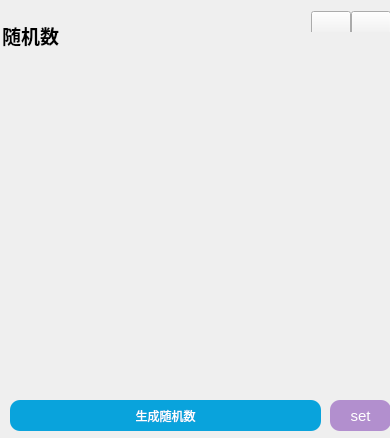
<?xml version="1.0" encoding="UTF-8"?>
<ui version="4.0">
 <class>MainWindow</class>
 <widget class="QDialog" name="MainWindow">
  <property name="geometry">
   <rect>
    <x>0</x>
    <y>0</y>
    <width>390</width>
    <height>438</height>
   </rect>
  </property>
  <property name="windowTitle">
   <string>MainWindow</string>
  </property>
  <property name="styleSheet">
   <string notr="true">#MainWindow {
	/*background-color:rgb(9 , 163 , 220);*/

}</string>
  </property>
  <widget class="QPushButton" name="pushButton_login">
   <property name="geometry">
    <rect>
     <x>10</x>
     <y>400</y>
     <width>311</width>
     <height>31</height>
    </rect>
   </property>
   <property name="sizePolicy">
    <sizepolicy hsizetype="Minimum" vsizetype="Fixed">
     <horstretch>0</horstretch>
     <verstretch>0</verstretch>
    </sizepolicy>
   </property>
   <property name="minimumSize">
    <size>
     <width>0</width>
     <height>25</height>
    </size>
   </property>
   <property name="styleSheet">
    <string notr="true">QPushButton#pushButton_login
{
    color:white;
    background-color:rgb(9 , 163 , 220);
    border-radius:10px;
}

QPushButton#pushButton_login:hover
{
    color:white;
    background-color:rgb(13 , 184, 242);
}

QPushButton#pushButton_login:pressed
{
    color:white;
    background-color:rgb(14 , 135 , 228);
    padding-left:3px;
    padding-top:3px;
}</string>
   </property>
   <property name="text">
    <string>生成随机数</string>
   </property>
  </widget>
  <widget class="QPushButton" name="pushButton_set">
   <property name="geometry">
    <rect>
     <x>330</x>
     <y>400</y>
     <width>61</width>
     <height>31</height>
    </rect>
   </property>
   <property name="sizePolicy">
    <sizepolicy hsizetype="Minimum" vsizetype="Fixed">
     <horstretch>0</horstretch>
     <verstretch>0</verstretch>
    </sizepolicy>
   </property>
   <property name="minimumSize">
    <size>
     <width>0</width>
     <height>25</height>
    </size>
   </property>
   <property name="font">
    <font>
     <family>Arial</family>
     <pointsize>11</pointsize>
     <weight>50</weight>
     <bold>false</bold>
    </font>
   </property>
   <property name="styleSheet">
    <string notr="true">QPushButton#pushButton_set
{
    color:white;
    background-color:rgb(178,143,206);/*rgb(234,32,0);*/
    border-radius:10px;
}

QPushButton#pushButton_set:hover
{
    color:white;
    background-color:rgb(180 , 129 , 187);
}

QPushButton#pushButton_set:pressed
{
    color:white;
    background-color:rgb(180 , 129 , 187);
    padding-left:3px;
    padding-top:3px;
}</string>
   </property>
   <property name="text">
    <string>set</string>
   </property>
  </widget>
  <widget class="QLabel" name="label_result">
   <property name="geometry">
    <rect>
     <x>0</x>
     <y>20</y>
     <width>61</width>
     <height>31</height>
    </rect>
   </property>
   <property name="font">
    <font>
     <family>Arial</family>
     <pointsize>14</pointsize>
     <weight>75</weight>
     <bold>true</bold>
    </font>
   </property>
   <property name="text">
    <string>随机数</string>
   </property>
   <property name="alignment">
    <set>Qt::AlignCenter</set>
   </property>
  </widget>
  <widget class="QWidget" name="layoutWidget">
   <property name="geometry">
    <rect>
     <x>0</x>
     <y>0</y>
     <width>391</width>
     <height>32</height>
    </rect>
   </property>
   <layout class="QHBoxLayout" name="horizontalLayout">
    <property name="spacing">
     <number>0</number>
    </property>
    <property name="rightMargin">
     <number>0</number>
    </property>
    <property name="bottomMargin">
     <number>0</number>
    </property>
    <item>
     <spacer name="horizontalSpacer">
      <property name="orientation">
       <enum>Qt::Horizontal</enum>
      </property>
      <property name="sizeHint" stdset="0">
       <size>
        <width>40</width>
        <height>20</height>
       </size>
      </property>
     </spacer>
    </item>
    <item>
     <widget class="QPushButton" name="pushButton_minimize">
      <property name="sizePolicy">
       <sizepolicy hsizetype="Minimum" vsizetype="Fixed">
        <horstretch>0</horstretch>
        <verstretch>0</verstretch>
       </sizepolicy>
      </property>
      <property name="minimumSize">
       <size>
        <width>30</width>
        <height>30</height>
       </size>
      </property>
      <property name="styleSheet">
       <string notr="true">QPushButton#pushButton_minimize
{
    border-image:url(:/minback.png) 0 60 0 0 ;
}

QPushButton#pushButton_minimize:hover
{
    border-image:url(:/minback.png) 0 30 0 30 ;
}

QPushButton#pushButton_minimize:pressed
{
    border-image:url(:/minback.png) 0 0 0 60 ;
}</string>
      </property>
      <property name="text">
       <string/>
      </property>
     </widget>
    </item>
    <item>
     <widget class="QPushButton" name="pushButton_close">
      <property name="minimumSize">
       <size>
        <width>30</width>
        <height>30</height>
       </size>
      </property>
      <property name="styleSheet">
       <string notr="true">QPushButton#pushButton_close
{
    border-image:url(:/closeback.png) 0 60 0 0 ;
}

QPushButton#pushButton_close:hover
{
    border-image:url(:/closeback.png) 0 30 0 30 ;
}

QPushButton#pushButton_close:pressed
{
    border-image:url(:/closeback.png) 0 0 0 60 ;
}</string>
      </property>
      <property name="text">
       <string/>
      </property>
     </widget>
    </item>
   </layout>
  </widget>
  <zorder>pushButton_login</zorder>
  <zorder>pushButton_set</zorder>
  <zorder>label_result</zorder>
  <zorder>horizontalSpacer</zorder>
  <zorder>layoutWidget</zorder>
 </widget>
 <layoutdefault spacing="6" margin="11"/>
 <resources/>
 <connections/>
 <slots>
  <slot>exit()</slot>
 </slots>
</ui>
